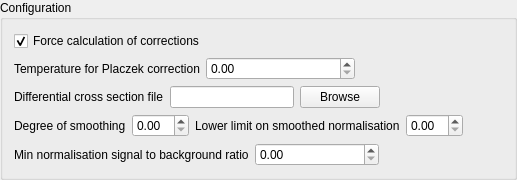
               <widget class="QGroupBox" name="configuationGroupBox">
                <property name="sizePolicy">
                 <sizepolicy hsizetype="Expanding" vsizetype="Minimum">
                  <horstretch>0</horstretch>
                  <verstretch>0</verstretch>
                 </sizepolicy>
                </property>
                <property name="title">
                 <string>Configuration</string>
                </property>
                <layout class="QVBoxLayout" name="verticalLayout_16">
                 <item>
                  <widget class="QCheckBox" name="forceCorrectionsCheckBox">
                   <property name="layoutDirection">
                    <enum>Qt::LeftToRight</enum>
                   </property>
                   <property name="text">
                    <string>Force calculation of corrections</string>
                   </property>
                   <property name="checked">
                    <bool>true</bool>
                   </property>
                  </widget>
                 </item>
                 <item>
                  <layout class="QHBoxLayout" name="horizontalLayout_40">
                   <item>
                    <widget class="QLabel" name="placzekCorrectionLabel">
                     <property name="text">
                      <string>Temperature for Placzek correction</string>
                     </property>
                    </widget>
                   </item>
                   <item>
                    <widget class="ExponentialSpinBox" name="placzekCorrectionSpinBox">
                     <property name="sizePolicy">
                      <sizepolicy hsizetype="Expanding" vsizetype="Fixed">
                       <horstretch>0</horstretch>
                       <verstretch>0</verstretch>
                      </sizepolicy>
                     </property>
                     <property name="maximum">
                      <double>1000.000000000000000</double>
                     </property>
                    </widget>
                   </item>
                   <item>
                    <spacer name="horizontalSpacer_19">
                     <property name="orientation">
                      <enum>Qt::Horizontal</enum>
                     </property>
                     <property name="sizeHint" stdset="0">
                      <size>
                       <width>20</width>
                       <height>20</height>
                      </size>
                     </property>
                    </spacer>
                   </item>
                  </layout>
                 </item>
                 <item>
                  <layout class="QHBoxLayout" name="horizontalLayout_41">
                   <item>
                    <widget class="QLabel" name="differentialCrossSectionFileLabel">
                     <property name="text">
                      <string>Differential cross section file</string>
                     </property>
                    </widget>
                   </item>
                   <item>
                    <widget class="QLineEdit" name="differentialCrossSectionFileLineEdit">
                     <property name="sizePolicy">
                      <sizepolicy hsizetype="Expanding" vsizetype="Fixed">
                       <horstretch>0</horstretch>
                       <verstretch>0</verstretch>
                      </sizepolicy>
                     </property>
                     <property name="maximumSize">
                      <size>
                       <width>16777215</width>
                       <height>16777215</height>
                      </size>
                     </property>
                    </widget>
                   </item>
                   <item>
                    <widget class="QPushButton" name="browseDifferentialCrossSectionButton">
                     <property name="sizePolicy">
                      <sizepolicy hsizetype="Fixed" vsizetype="Fixed">
                       <horstretch>0</horstretch>
                       <verstretch>0</verstretch>
                      </sizepolicy>
                     </property>
                     <property name="text">
                      <string>Browse</string>
                     </property>
                    </widget>
                   </item>
                   <item>
                    <spacer name="horizontalSpacer_20">
                     <property name="orientation">
                      <enum>Qt::Horizontal</enum>
                     </property>
                     <property name="sizeHint" stdset="0">
                      <size>
                       <width>40</width>
                       <height>20</height>
                      </size>
                     </property>
                    </spacer>
                   </item>
                  </layout>
                 </item>
                 <item>
                  <layout class="QHBoxLayout" name="horizontalLayout_42">
                   <item>
                    <widget class="QLabel" name="smoothingDegreeLabel">
                     <property name="maximumSize">
                      <size>
                       <width>16777215</width>
                       <height>16777215</height>
                      </size>
                     </property>
                     <property name="text">
                      <string>Degree of smoothing</string>
                     </property>
                    </widget>
                   </item>
                   <item>
                    <widget class="ExponentialSpinBox" name="smoothingDegreeSpinBox">
                     <property name="sizePolicy">
                      <sizepolicy hsizetype="Expanding" vsizetype="Fixed">
                       <horstretch>0</horstretch>
                       <verstretch>0</verstretch>
                      </sizepolicy>
                     </property>
                    </widget>
                   </item>
                   <item>
                    <widget class="QLabel" name="lowerLimitSmoothingLabel">
                     <property name="text">
                      <string>Lower limit on smoothed normalisation</string>
                     </property>
                    </widget>
                   </item>
                   <item>
                    <widget class="ExponentialSpinBox" name="lowerLimitSmoothingSpinBox">
                     <property name="sizePolicy">
                      <sizepolicy hsizetype="Expanding" vsizetype="Fixed">
                       <horstretch>0</horstretch>
                       <verstretch>0</verstretch>
                      </sizepolicy>
                     </property>
                    </widget>
                   </item>
                   <item>
                    <spacer name="horizontalSpacer_21">
                     <property name="orientation">
                      <enum>Qt::Horizontal</enum>
                     </property>
                     <property name="sizeHint" stdset="0">
                      <size>
                       <width>40</width>
                       <height>20</height>
                      </size>
                     </property>
                    </spacer>
                   </item>
                  </layout>
                 </item>
                 <item>
                  <layout class="QHBoxLayout" name="horizontalLayout_43">
                   <item>
                    <widget class="QLabel" name="minNormalisationSignalLabel">
                     <property name="text">
                      <string>Min normalisation signal to background ratio</string>
                     </property>
                    </widget>
                   </item>
                   <item>
                    <widget class="ExponentialSpinBox" name="minNormalisationSignalSpinBox">
                     <property name="sizePolicy">
                      <sizepolicy hsizetype="Expanding" vsizetype="Fixed">
                       <horstretch>0</horstretch>
                       <verstretch>0</verstretch>
                      </sizepolicy>
                     </property>
                    </widget>
                   </item>
                   <item>
                    <spacer name="horizontalSpacer_22">
                     <property name="orientation">
                      <enum>Qt::Horizontal</enum>
                     </property>
                     <property name="sizeType">
                      <enum>QSizePolicy::Expanding</enum>
                     </property>
                     <property name="sizeHint" stdset="0">
                      <size>
                       <width>40</width>
                       <height>20</height>
                      </size>
                     </property>
                    </spacer>
                   </item>
                  </layout>
                 </item>
                </layout>
               </widget>
